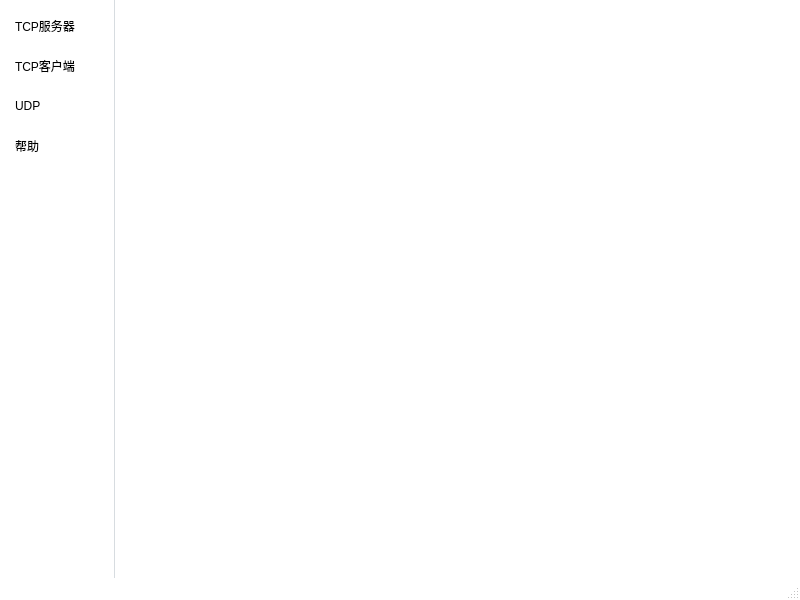
<?xml version="1.0" encoding="UTF-8"?>
<ui version="4.0">
 <class>MainWindow</class>
 <widget class="QMainWindow" name="MainWindow">
  <property name="geometry">
   <rect>
    <x>0</x>
    <y>0</y>
    <width>800</width>
    <height>600</height>
   </rect>
  </property>
  <property name="windowTitle">
   <string>网络调试工具</string>
  </property>
  <property name="styleSheet">
   <string notr="true">QMainWindow
{
	margin: 0px;
	padding: 0px;
    background: #FFFFFF;
}

QListWidget
{
    color: black; 
    background: #FFFFFF;
    border-left: 0px solid gray;
    border-bottom: 0px solid gray;
    border-top: 0px solid gray;
	border-right: 1px solid #D7DCE0;
	padding-top: 6px;
    outline:0px;
}

QListWidget::Item
{
    height: 40px;
    border: 0px solid #FFFFFF;
    padding-left: 12;
}

QListWidget::Item:hover
{
    color: #3DAAFD;
    background: transparent;
}

QListWidget::Item:selected
{
    color: #3DAAFD;
    background: #E7E7EB;
    border-left: 5px solid #3DAAFD;
}
/*
QListWidget::Item:selected:active
{
    background: #E7E7EB;
    color:  #3DAAFD;
    border-left:2px solid #3DAAFD;
}*/
</string>
  </property>
  <widget class="QWidget" name="centralwidget">
   <property name="layoutDirection">
    <enum>Qt::LeftToRight</enum>
   </property>
   <property name="autoFillBackground">
    <bool>false</bool>
   </property>
   <layout class="QGridLayout" name="gridLayout">
    <property name="leftMargin">
     <number>0</number>
    </property>
    <property name="topMargin">
     <number>0</number>
    </property>
    <property name="rightMargin">
     <number>0</number>
    </property>
    <property name="bottomMargin">
     <number>0</number>
    </property>
    <property name="spacing">
     <number>0</number>
    </property>
    <item row="0" column="0">
     <widget class="QListWidget" name="listWidget">
      <property name="minimumSize">
       <size>
        <width>115</width>
        <height>0</height>
       </size>
      </property>
      <property name="maximumSize">
       <size>
        <width>115</width>
        <height>100000</height>
       </size>
      </property>
      <item>
       <property name="text">
        <string>TCP服务器</string>
       </property>
       <property name="icon">
        <iconset resource="img.qrc">
         <normaloff>:/img/images/TS_3.png</normaloff>:/img/images/TS_3.png</iconset>
       </property>
      </item>
      <item>
       <property name="text">
        <string>TCP客户端</string>
       </property>
       <property name="icon">
        <iconset resource="img.qrc">
         <normaloff>:/img/images/TC_3.png</normaloff>:/img/images/TC_3.png</iconset>
       </property>
      </item>
      <item>
       <property name="text">
        <string>UDP</string>
       </property>
       <property name="icon">
        <iconset resource="img.qrc">
         <normaloff>:/img/images/US_3.png</normaloff>:/img/images/US_3.png</iconset>
       </property>
      </item>
      <item>
       <property name="text">
        <string>帮助</string>
       </property>
       <property name="icon">
        <iconset resource="img.qrc">
         <normaloff>:/img/images/help_3.png</normaloff>:/img/images/help_3.png</iconset>
       </property>
      </item>
     </widget>
    </item>
    <item row="0" column="1">
     <widget class="QStackedWidget" name="stackedWidget">
      <widget class="QWidget" name="page"/>
      <widget class="QWidget" name="page_2"/>
     </widget>
    </item>
   </layout>
  </widget>
  <widget class="QStatusBar" name="statusbar"/>
 </widget>
 <resources>
  <include location="img.qrc"/>
 </resources>
 <connections/>
</ui>
